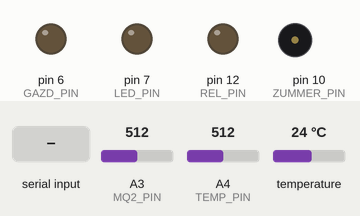
The sketch below on a simulated Arduino Uno, built with avr-gcc and run on an emulated ATmega328P. Shown: output pins drawn as LEDs (lit = HIGH), buzzer (waves = sounding). The test bench sets the inputs (shaded band); at power-on: A3 (MQ2_PIN) = 512, A4 (TEMP_PIN) = 512, temperature 24 °C.

Above: at 1.2 s.
1.3 s: "On\n" received over the second serial link
At 4.1 s:
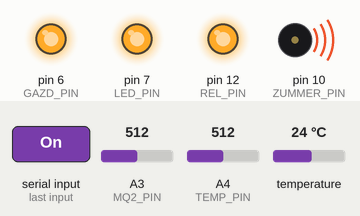
7.0 s: A3 (MQ2_PIN) set to 458
10.5 s: A3 (MQ2_PIN) set to 437
At 12.9 s:
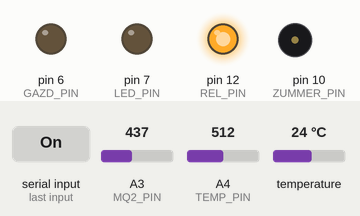
14.1 s: A3 (MQ2_PIN) set to 460
At 16.7 s:
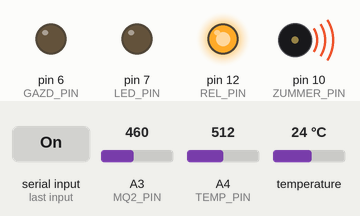
18.3 s: "Off\n" received over the second serial link
At 21.0 s:
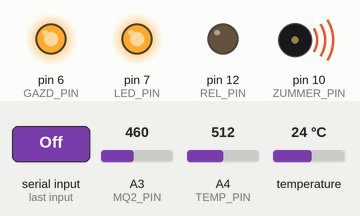
Timing chart, 0 to 26.3 s (numbered marks = the images above; inputs shaded):
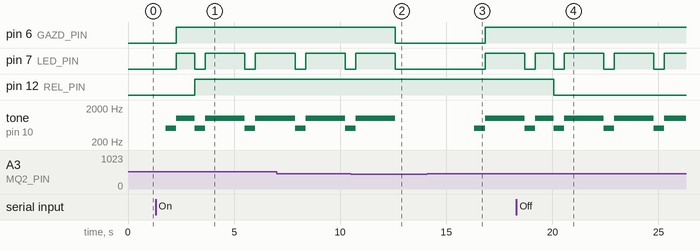

The sketch:

Arduino.ino
```cpp
#include <SoftwareSerial.h>
#include <math.h>
#include <DallasTemperature.h>
#include <OneWire.h>

#define MQ2_PIN A3
#define LED_PIN 7
#define ZUMMER_PIN 10
#define REL_PIN 12
#define TEMP_PIN A4
#define TEMPOUT_PIN A0
#define GAZD_PIN 6

SoftwareSerial esp(4, 5);

OneWire oneWire(TEMPOUT_PIN);
DallasTemperature sensor(&oneWire);

void setup() {
  esp.begin(9600);
  pinMode(REL_PIN, OUTPUT);
  pinMode(TEMP_PIN, INPUT);
  pinMode(MQ2_PIN, INPUT);
  pinMode(ZUMMER_PIN, OUTPUT);
  pinMode(LED_PIN, OUTPUT);
  pinMode(GAZD_PIN, OUTPUT);

  sensor.begin();
  sensor.setResolution(12);
}
void loop() {
  String command = esp.readStringUntil('\n');
  command.trim();
  float tempout;
  float temp;
  int MQ2 = analogRead (MQ2_PIN);

  float v_temp = 1023.0 / analogRead(TEMP_PIN) - 1.0;
  temp = 1.0 / (-log(v_temp)/3977.0 + 1.0 / 295.0) - 273.0;
  temp = temp * 100;
  int temp1 = int(temp);

  sensor.requestTemperatures();
  tempout = sensor.getTempCByIndex(0);
  tempout = tempout * 100;
  int tempout1 = int(tempout);
  if (command == "T"){
    esp.println(temp1);
  }
  if (command == "TO"){
    esp.println(tempout1);
  }
  if (command == "On"){
    digitalWrite(REL_PIN, HIGH);
  }
  if (command == "Off"){
    digitalWrite(REL_PIN, LOW);
  }
  //газ
  if (MQ2 > 450){
    tone(ZUMMER_PIN, 500);
    digitalWrite(LED_PIN, LOW);
    delay(500);
    tone(ZUMMER_PIN, 1000);
    digitalWrite(LED_PIN, HIGH);
    digitalWrite(GAZD_PIN, HIGH);
  }
  else{
    noTone(ZUMMER_PIN);
    digitalWrite(LED_PIN, LOW);
    digitalWrite(GAZD_PIN, LOW);
  }
  delay(100);
}
```

Measured:
- the behaviour switches between 451 and 450 on A3 (MQ2_PIN) (found by bisection; images 1 and 2)
- after the input at 1.3 s, pin 12 (REL_PIN): LOW → HIGH after 1.8 s
- after the input at 10.5 s, pin 6 (GAZD_PIN): HIGH → LOW after 2.1 s; pin 7 (LED_PIN): goes on until 12.6 s, then stays LOW
- after the input at 14.1 s, pin 6 (GAZD_PIN), pin 7 (LED_PIN): LOW → HIGH after 2.7 s; tone on pin 10 (ZUMMER_PIN): silent → 500 Hz after 2.2 s, → 1000 Hz 0.50 s later
- after the input at 18.3 s, pin 12 (REL_PIN): HIGH → LOW after 1.8 s
